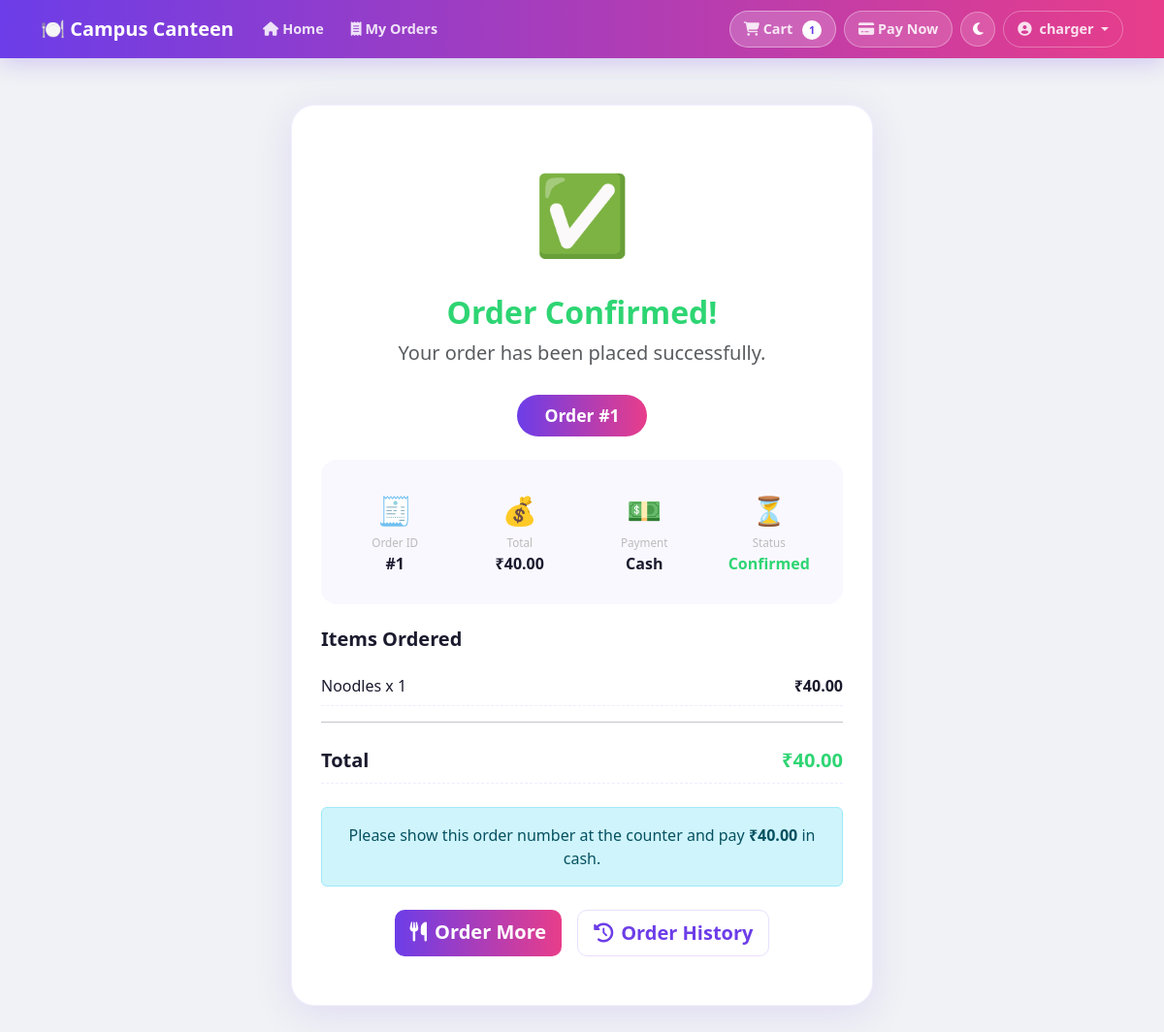
Screenshot of /payment/success/1/ (signed in) with the database file from the repository.
### canteen/models.py (models this page shows, shortened)
class Order(models.Model):
    STATUS_CHOICES = [
        ('pending',   'Pending'),
        ('confirmed', 'Confirmed'),
        ('preparing', 'Preparing'),
        ('ready',     'Ready'),
        ('completed', 'Completed'),
        ('cancelled', 'Cancelled'),
    ]
    PAYMENT_CHOICES = [
        ('cash', 'Cash'),
        ('upi',  'UPI'),
    ]
    user = models.ForeignKey(
        User, on_delete=models.CASCADE, related_name='orders'
    )
    status = models.CharField(
        max_length=20, choices=STATUS_CHOICES, default='pending'
    )
    payment_method = models.CharField(
        max_length=10, choices=PAYMENT_CHOICES, default='cash'
    )
    payment_status = models.CharField(max_length=20, default='unpaid')
    upi_transaction_id = models.CharField(
        max_length=100, blank=True, null=True
    )
    total_amount = models.DecimalField(max_digits=10, decimal_places=2)
    created_at = models.DateTimeField(auto_now_add=True)
    updated_at = models.DateTimeField(auto_now=True)
    notes = models.TextField(blank=True)
    class Meta:
        ordering = ['-created_at']

class OrderItem(models.Model):
    order = models.ForeignKey(
        Order, on_delete=models.CASCADE, related_name='items'
    )
    menu_item = models.ForeignKey(MenuItem, on_delete=models.CASCADE)
    quantity = models.PositiveIntegerField(default=1)
    unit_price = models.DecimalField(max_digits=8, decimal_places=2)
    @property
    def subtotal(self):
        return self.unit_price * self.quantity

class MenuItem(models.Model):
    category = models.ForeignKey(
        Category, on_delete=models.CASCADE, related_name='items'
    )
    name = models.CharField(max_length=200)
    description = models.TextField(blank=True)
    price = models.DecimalField(max_digits=8, decimal_places=2)
    image = models.ImageField(upload_to='products/', blank=True, null=True)
    is_available = models.BooleanField(default=True)
    is_packed = models.BooleanField(default=False)
    stock_quantity = models.PositiveIntegerField(default=100)
    is_veg = models.BooleanField(default=True)
    created_at = models.DateTimeField(auto_now_add=True)
    updated_at = models.DateTimeField(auto_now=True)
    class Meta:
        ordering = ['name']

### canteen/views.py (the view)
# urls.py: path('payment/success/<int:order_id>/', views.payment_success_view, name='payment_success'),
@login_required
def payment_success_view(request, order_id):
    order = get_object_or_404(Order, id=order_id, user=request.user)
    return render(request, 'payment_success.html', {'order': order})

### canteen/context_processors.py (called while the page is built)
def cart_count(request):
    count = 0
    if request.user.is_authenticated:
        try:
            cart = Cart.objects.get(user=request.user)
            count = cart.item_count
        except Cart.DoesNotExist:
            count = 0
    return {'cart_count': count}

### canteen/models.py (called while the page is built)
    @property
    def item_count(self):
        return sum(item.quantity for item in self.cart_items.all())

### canteen/templates/payment_success.html (shortened to what this page needs)
{% extends 'base.html' %}
{% block content %}
<div class="container py-5">
<div class="success-card text-center">
<div class="success-circle">✅</div>
<h2 class="mt-4 fw-bold" style="color:var(--success)">Order Confirmed!</h2>
<p class="text-muted fs-5">Your order has been placed successfully.</p>
<div class="order-id-badge">Order #{{ order.id }}</div>
<div class="order-detail-box mt-4">
<div class="row g-3">
<div class="col-6 col-md-3"><div class="detail-stat"><div class="detail-icon">🧾</div><div class="detail-label">Order ID</div><div class="detail-value">#{{ order.id }}</div></div></div>
<div class="col-6 col-md-3"><div class="detail-stat"><div class="detail-icon">💰</div><div class="detail-label">Total</div><div class="detail-value">₹{{ order.total_amount }}</div></div></div>
<div class="col-6 col-md-3"><div class="detail-stat"><div class="detail-icon">{% if order.payment_method == 'upi' %}📱{% else %}💵{% endif %}</div><div class="detail-label">Payment</div><div class="detail-value">{{ order.get_payment_method_display }}</div></div></div>
<div class="col-6 col-md-3"><div class="detail-stat"><div class="detail-icon">⏳</div><div class="detail-label">Status</div><div class="detail-value" style="color:var(--success)">{{ order.get_status_display }}</div></div></div>
</div>
</div>
<div class="ordered-items mt-4">
<h5 class="fw-bold mb-3">Items Ordered</h5>
{% for item in order.items.all %}<div class="ordered-item"><span>{{ item.menu_item.name }} x {{ item.quantity }}</span><span class="fw-semibold">₹{{ item.subtotal }}</span></div>{% endfor %}
<hr>
<div class="ordered-item fw-bold fs-5"><span>Total</span><span style="color:var(--success)">₹{{ order.total_amount }}</span></div>
</div>
{% if order.payment_method == 'cash' %}
<div class="alert alert-info mt-4">Please show this order number at the counter and pay <strong>₹{{ order.total_amount }}</strong> in cash.</div>
{% else %}
<div class="alert alert-success mt-4">UPI payment recorded. Transaction ID: <strong>{{ order.upi_transaction_id }}</strong></div>
{% endif %}
<div class="mt-4 d-flex gap-3 justify-content-center flex-wrap">
<a href="{% url 'home' %}" class="btn btn-primary btn-lg"><i class="fas fa-utensils me-2"></i>Order More</a>
<a href="{% url 'order_history' %}" class="btn btn-outline-secondary btn-lg"><i class="fas fa-history me-2"></i>Order History</a>
</div>
</div>
</div>
{% endblock %}

### canteen/templates/base.html (shortened to what this page needs)
{% load static %}
<!DOCTYPE html>
<html lang="en">
<head>
    <link href="https://cdnjs.cloudflare.com/ajax/libs/bootstrap/5.3.0/css/bootstrap.min.css" rel="stylesheet">
    <link href="https://cdnjs.cloudflare.com/ajax/libs/font-awesome/6.4.0/css/all.min.css" rel="stylesheet">
    <link href="{% static 'canteen/css/style.css' %}" rel="stylesheet">
</head>
<body>
{% if user.is_authenticated %}
<nav class="navbar navbar-expand-lg navbar-dark sticky-top" id="mainNavbar">
    <div class="container">
        <a class="navbar-brand fw-bold" href="{% url 'home' %}">
            🍽️ Campus Canteen
        </a>
        <div class="collapse navbar-collapse" id="navbarNav">
            <ul class="navbar-nav me-auto">
                <li class="nav-item">
                    <a class="nav-link {% if request.resolver_match.url_name == 'home' %}active{% endif %}"
                       href="{% url 'home' %}">
                        <i class="fas fa-home me-1"></i>Home
                    </a>
                </li>
                <li class="nav-item">
                    <a class="nav-link {% if request.resolver_match.url_name == 'order_history' %}active{% endif %}"
                       href="{% url 'order_history' %}">
                        <i class="fas fa-receipt me-1"></i>My Orders
                    </a>
                </li>
            </ul>
            <ul class="navbar-nav ms-auto align-items-center gap-2">
                <li class="nav-item">
                    <a class="nav-link cart-nav-btn" href="{% url 'cart' %}">
                        <i class="fas fa-shopping-cart"></i> Cart
                        <span class="cart-badge" id="navCartCount">{{ cart_count }}</span>
                    </a>
                </li>
                <li class="nav-item">
                    <a class="nav-link payment-nav-btn" href="{% url 'payment' %}">
                        <i class="fas fa-credit-card"></i> Pay Now
                    </a>
                </li>
                <li class="nav-item">
                    <button class="dark-mode-btn" id="darkModeToggle" onclick="toggleDarkMode()">
                        <i class="fas fa-moon" id="darkModeIcon"></i>
                    </button>
                </li>
                <li class="nav-item dropdown">
                    <a class="nav-link dropdown-toggle user-nav" href="#"
                       data-bs-toggle="dropdown">
                        <i class="fas fa-user-circle me-1"></i>
                        {{ user.first_name|default:user.username }}
                    </a>
                </li>
            </ul>
        </div>
    </div>
</nav>
{% endif %}
<main>{% block content %}{% endblock %}</main>
</body>
</html>

### canteen/static/canteen/css/style.css (style rules this page uses)
:root { --primary: #6c3de8; --primary-end: #e83d8a; --secondary: #1a1a2e; --success: #2ed573; --danger: #ff4757; --card-shadow: 0 2px 16px rgba(108,61,232,0.08); --radius: 16px; --radius-sm: 10px; }
* { box-sizing: border-box; margin: 0; padding: 0; }
body { font-family: 'Segoe UI', system-ui, sans-serif; background: #f0f2f5; color: #1a1a2e; }
#mainNavbar { background: linear-gradient(90deg, #6c3de8 0%, #e83d8a 100%) !important; box-shadow: 0 4px 24px rgba(108,61,232,0.25); padding: 10px 0; }
#mainNavbar .navbar-brand { font-size: 1.25rem; font-weight: 900; color: #fff !important; }
#mainNavbar .nav-link { color: rgba(255,255,255,0.85) !important; font-weight: 600; padding: 7px 14px; border-radius: 20px; transition: all 0.2s; font-size: 0.9rem; }
.cart-nav-btn { background: rgba(255,255,255,0.2) !important; color: #fff !important; border: 1.5px solid rgba(255,255,255,0.4) !important; border-radius: 20px !important; }
.cart-badge { display: inline-flex; align-items: center; justify-content: center; background: #fff; color: var(--primary); border-radius: 50%; width: 20px; height: 20px; font-size: 0.68rem; font-weight: 900; margin-left: 6px; transition: transform 0.3s; }
.payment-nav-btn { background: rgba(255,255,255,0.15) !important; color: #fff !important; border: 1.5px solid rgba(255,255,255,0.35) !important; border-radius: 20px !important; }
.user-nav { border: 1.5px solid rgba(255,255,255,0.3) !important; border-radius: 20px !important; }
.success-card { background: #fff; border-radius: 24px; padding: 50px 30px; box-shadow: 0 8px 40px rgba(108,61,232,0.12); max-width: 600px; margin: 0 auto; border: 1.5px solid rgba(108,61,232,0.08); }
.success-circle { font-size: 5rem; animation: popIn 0.5s ease; }
.order-id-badge { display: inline-block; background: linear-gradient(90deg, #6c3de8, #e83d8a); color: #fff; padding: 8px 28px; border-radius: 25px; font-weight: 900; font-size: 1.1rem; margin-top: 12px; }
.order-detail-box { background: #faf8ff; border-radius: var(--radius); padding: 20px; }
.detail-stat { text-align: center; padding: 10px; }
.detail-icon { font-size: 1.8rem; }
.detail-label { font-size: 0.73rem; color: #bbb; margin-top: 4px; }
.detail-value { font-weight: 800; font-size: 1rem; }
.ordered-items { text-align: left; }
.ordered-item { display: flex; justify-content: space-between; padding: 8px 0; border-bottom: 1px dashed #f0ecff; }
.btn-primary { background: linear-gradient(90deg, #6c3de8, #e83d8a) !important; border: none !important; border-radius: 10px; font-weight: 800 !important; color: #fff !important; transition: all 0.2s; }
.btn-outline-secondary { border-color: #e8e0ff !important; color: var(--primary) !important; font-weight: 700 !important; border-radius: 10px; }
.dark-mode-btn { background: rgba(255,255,255,0.15); border: 1.5px solid rgba(255,255,255,0.3); color: #fff; border-radius: 50%; width: 36px; height: 36px; display: flex; align-items: center; justify-content: center; cursor: pointer; transition: all 0.2s; font-size: 0.9rem; }
body, body * { transition: background-color 0.3s ease, color 0.3s ease, border-color 0.3s ease; }

### rows the page displays
Order: id "1", total_amount "40.00", payment_method "Cash", status "Confirmed"
OrderItem: menu_item.name "Noodles", quantity "1", subtotal "40.00"

### other values shown
{{ cart_count }} "1"
{{ user.first_name|default:user.username }} "charger"
